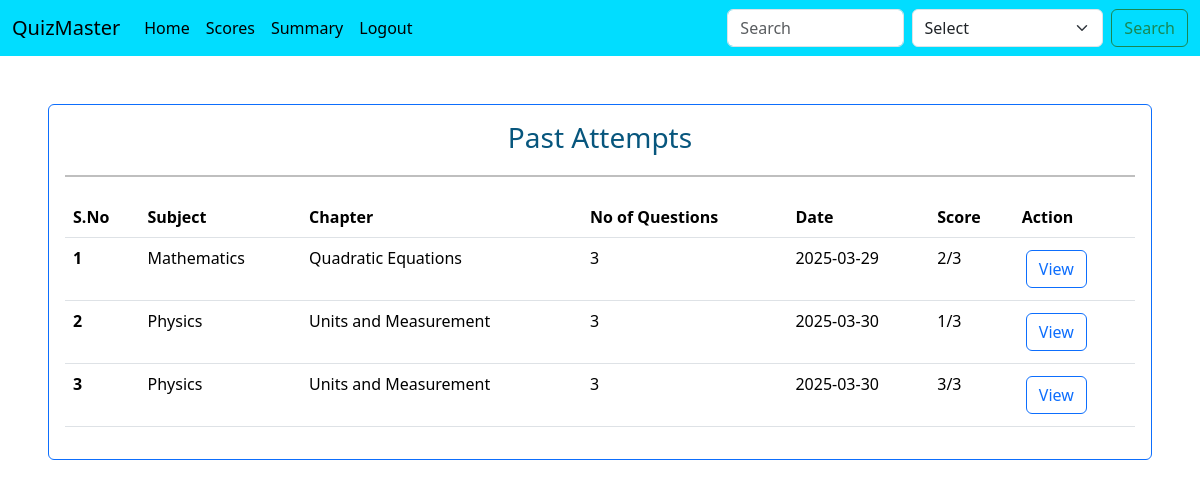
Screenshot of /scores (signed in) with the database file from the repository.
### controllers/database.py (models this page shows)
class Result(db.Model):
    __tablename__ = 'results'
    id = db.Column(db.Integer, primary_key=True, autoincrement=True)
    quiz_id = db.Column(db.Integer, db.ForeignKey('quiz.id'), nullable=False)
    score = db.Column(db.Integer, nullable=False)
    time_stamp_of_attempt = db.Column(db.Integer, nullable=False)
    user_id = db.Column(db.Integer, db.ForeignKey('user.id'), nullable=False)

class Subject(db.Model):
    id = db.Column(db.Integer, primary_key=True , autoincrement=True)
    name = db.Column(db.String(100), nullable=False)
    description = db.Column(db.Text, nullable=True)
    chapters = db.relationship('Chapter', backref='subject', lazy=True, cascade="all, delete-orphan")

class Chapter(db.Model):
    id = db.Column(db.Integer, primary_key=True, autoincrement=True)
    name = db.Column(db.String(100), nullable=False)
    subject_id = db.Column(db.Integer, db.ForeignKey('subject.id'), nullable=False)
    description = db.Column(db.Text, nullable=True)
    quizzes = db.relationship('Quiz', backref='chapter', lazy=True, cascade="all, delete-orphan")

class Quiz(db.Model):
    id = db.Column(db.Integer, primary_key=True, autoincrement=True)
    name = db.Column(db.String(100), nullable=False)
    chapter_id = db.Column(db.Integer, db.ForeignKey('chapter.id'), nullable=False)
    date_of_quiz = db.Column(db.Date , nullable=False)
    duration = db.Column(db.Integer, nullable=False)
    remarks = db.Column(db.Text, nullable=True)
    questions = db.relationship('Question', backref='quiz', lazy=True, cascade="all, delete-orphan")
    results = db.relationship('Result', backref='quiz', lazy=True, cascade="all, delete-orphan")

### controllers/routes.py (the view)
@app.route("/scores")
def scores():
    if session.get('user_role', None) == 'user':
        user_email = session.get('user_email', None)
        user = User.query.filter_by(user_email = user_email).first()
        if not user:
            flash("User not found")
            return redirect(url_for("home"))
        results = Result.query.filter_by(user_id = user.id).all()
        return render_template("scores.html",results = results)
    else:
        flash("You are not authorized to access this page")
        return redirect(url_for("home"))

### controllers/edit_routes.py (called while the page is built)
def quiz_questions(quiz_id):
    quiz = Quiz.query.filter_by(id = quiz_id).first()
    no_of_questions = len(quiz.questions)
    return no_of_questions

### templates/scores.html (shortened to what this page needs)
{% extends 'base.html' %}
{% block body %}
<div>
    <div class="card border-primary m-5">
        <div class="card-body">
            <h3 class="text-center" style="color: #07567d;">Past Attempts </h3>
            <hr style="border: 1px solid #000; width: 100%; margin: 20px auto;">
            <table class="table table-hover">
                <thead>
                <tr>
                    <th scope="col">S.No</th>
                    <th scope="col">Subject</th>
                    <th scope="col">Chapter</th>
                    <th scope="col">No of Questions</th>
                    <th scope="col">Date</th>
                    <th scope="col">Score</th>
                    <th scope="col">Action</th>
                </tr>
                </thead>
                <tbody>
                {% for result in results %}
                    <tr>
                        <th scope="row">{{loop.index}} </th>
                        <td>{{result.quiz.chapter.subject.name}}</td>
                        <td>{{result.quiz.chapter.name}}</td>
                        <td>{{quiz_questions(result.quiz.id)}}</td>
                        <td>{{result.quiz.date_of_quiz}}</td>
                        <td>{{result.score}}/{{quiz_questions(result.quiz.id)}}</td>
                        <td>
                            <a class="btn btn-outline-primary m-1" href="{{url_for('result_view', quiz_id = result.quiz_id)}}" role="button">View</a>
                        </td>
                    </tr>
                {% endfor %}
                </tbody>
            </table>
        </div>
    </div>
</div>
{% endblock body %}

### rows the page displays
Result: quiz.chapter.subject.name "Mathematics", quiz.chapter.name "Quadratic Equations", quiz_questions "3", quiz.date_of_quiz "2025-03-29", score "2"
Result: quiz.chapter.subject.name "Physics", quiz.chapter.name "Units and Measurement", quiz.date_of_quiz "2025-03-30", score "1"
Quiz: id "3"
Result: quiz.chapter.subject.name "Physics", quiz.chapter.name "Units and Measurement", score "3", quiz.date_of_quiz "2025-03-30"
